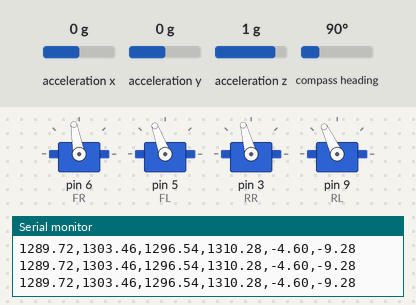
Recording of a sketch running on a simulated Arduino Uno, built with avr-gcc and run on an emulated ATmega328P. Shown: 4 × servo, the last lines printed to the serial monitor. The inputs (shaded band) are chosen by the test bench; at power-on: acceleration x 0 g, acceleration y 0 g, acceleration z 1 g, compass heading 90°.

Above: at 4.2 s.
4.3 s: acceleration x set to -1.4 g
At 5.2 s:
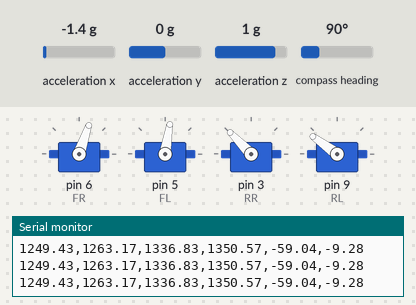
5.8 s: acceleration y set to 0.8 g
At 7.0 s:
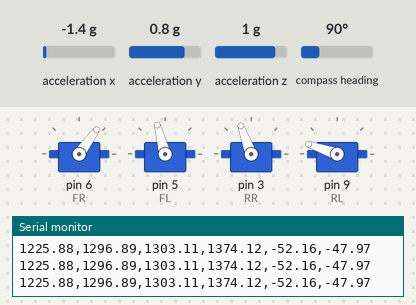
7.3 s: acceleration z set to -1.4 g
At 8.5 s:
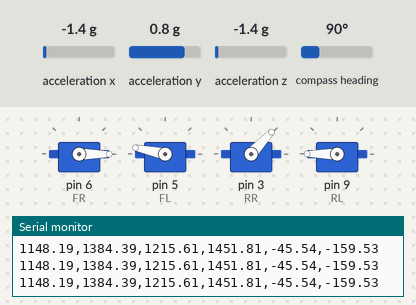
8.8 s: acceleration x set to 0 g
At 9.7 s:
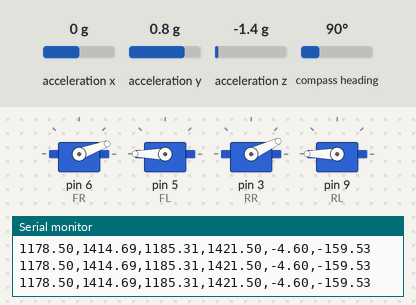
10.3 s: acceleration y set to -1.4 g
At 10.8 s:
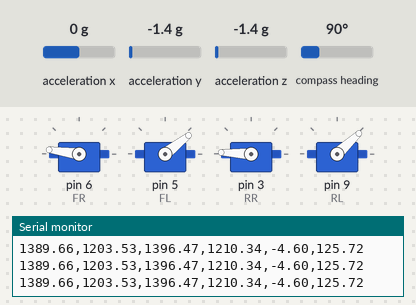
11.8 s: acceleration x set to -0.8 g
At 13.1 s:
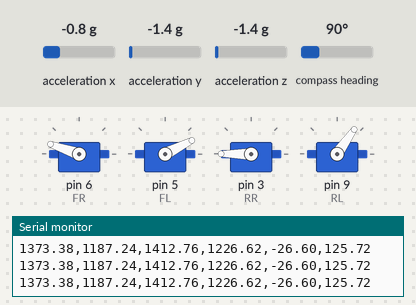
Timing chart, 0 to 14.3 s (numbered marks = the images above; inputs shaded):
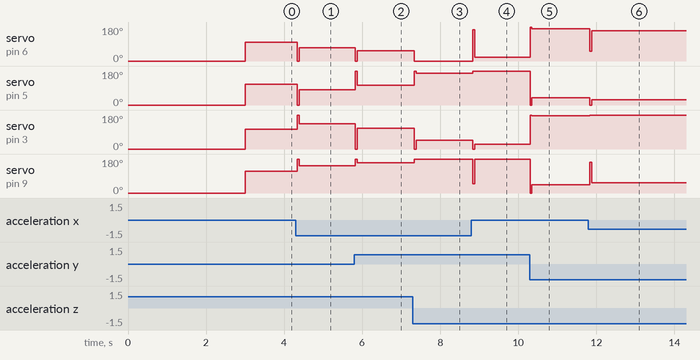

Measured:
- after the input at 4.3 s, servo on pin 6 (FR): 100° → 71° at once; servo on pin 5 (FL): 110° → 81° at once; servo on pin 3 (RR): 105° → 134° at once; servo on pin 9 (RL): 115° → 144° at once
- after the input at 5.8 s, servo on pin 6 (FR): 71° → 54° at once; servo on pin 5 (FL): 81° → 105° at once; servo on pin 3 (RR): 134° → 110° at once; servo on pin 9 (RL): 144° → 161° at once
- after the input at 7.3 s, servo on pin 6 (FR): 54° → 0° at once; servo on pin 5 (FL): 105° → 168° at once; servo on pin 3 (RR): 110° → 47° at once; servo on pin 9 (RL): 161° → 180° at once
- after the input at 8.8 s, servo on pin 6 (FR): 0° → 20° at once; servo on pin 5 (FL): 168° → 180° at once; servo on pin 3 (RR): 47° → 25° at once; servo on pin 9 (RL): 180° → 49° at once, → 180° 0.05 s later
- after the input at 10.3 s, servo on pin 6 (FR): 20° → 172° at once; servo on pin 5 (FL): 180° → 38° at once; servo on pin 3 (RR): 25° → 177° at once; servo on pin 9 (RL): 180° → 43° at once
- after the input at 11.8 s, servo on pin 6 (FR): 172° → 161° at once; servo on pin 5 (FL): 38° → 27° at once; servo on pin 3 (RR): 177° → 180° at once; servo on pin 9 (RL): 43° → 55° at once

The sketch:

PID_balance_arduino_bno055.ino
```cpp
#include "PIDManager.h"
#include "Stabilizer.h"
#include <Servo.h>
//#include "Math.h"

/*---------------ESCs---------------*/
Servo esc_front_left, esc_front_right, esc_rear_left, esc_rear_right;
int FR = 6;
int FL = 5;
int RR = 3;
int RL = 9;
float pwmFR, pwmFL, pwmRR, pwmRL;
/*----------------------------------*/

#define process 'A' // it can be either r for Roll or p for pitch or y for yaw or a for Altituide or c for combined pitch and roll or A for All
#define sensor 55 // 55 for redaing bno only , 390 for redaing bmp only 500 for both


Stabilizer stabilizer;

PIDManager pidManager;
/////////////////PID CONSTANTS///////////////// oscillating then oscillation decreased 0.74027 0.092087 0.12817
float kp = 0.74027;//0.007518;//0.8;//0.06385; //1.3
float ki = 0.092087;//0.000020566;//0.82;//1.2111; //0
float kd = 0.33;//0.66814;//0.000057;//0.00081136; //0.8
float rollConstants[3] = {kp, ki, kd};//kp=1.3 , ki=0.06 , kd=0.09
float pitchConstants[3] = {kp, ki, kd};
float yawConstants[3] = {0.07756, 0.5, 0.001};
float altitudeConstants[3] = {kp, ki, kd};
///////////////////////////////////////////////
PIDAxis roll, pitch, yaw, altitude;


float throttle = 1300; //initial value of throttle to the motors
float minPWM = 1150;
float maxPWM = 1400;
float minPIDValue = -200;
float maxPIDValue = 200;
float roll_desired_angle = 0;
float pitch_desired_angle = 0;
float yaw_desired_angle = 0;
float desired_altitude = 2.5; //This is the height in which we want the
//balance to stay steady


double time, timePrev, elapsedTime;
double responseTime, rTimePrev,rTime;


float serialReceivingInput;

void setup() {
  Serial.begin(9600);

  time = millis();
  rTime = millis();


  setupESCs();
#if sensor==55
  stabilizer.setupBNO();
#elif sensor==390
  stabilizer.setupBMPSPI();
  stabilizer.setBaseline();
#else
  stabilizer.setupBNO();
  stabilizer.setupBMPSPI();
  stabilizer.setBaseline();
#endif
  pidManager.initializePID(roll, pitch, yaw, altitude, rollConstants, pitchConstants, yawConstants, altitudeConstants, minPIDValue,
                           maxPIDValue);


}//end of setup void

void loop() {
  pidManager.roll.setPIDConstants(kp, ki, kd);
  pidManager.pitch.setPIDConstants(kp, ki, kd);

                          // the previous time is stored before the actual time read


#if sensor==55
  stabilizer.readIMUValues();
  time = millis();                        // actual time read
  elapsedTime = (time - timePrev) / 1000; //divide by 1000 in order to obtain seconds

  rTimePrev = rTime;
  pidManager.calculateRollPIDValueWithoutLPF(
    roll_desired_angle,
    stabilizer.roll,
    elapsedTime
  );
  pidManager.calculatePitchPIDValueWithoutLPF(
    pitch_desired_angle,
    stabilizer.pitch,
    elapsedTime
  );
  pidManager.calculateYawPIDValueWithoutLPF(
    yaw_desired_angle,
    stabilizer.yaw,
    elapsedTime
  );
timePrev = time;
#elif sensor==390
  if (! stabilizer.bmp.performReading()) {
    Serial.println("Failed to perform reading :(");
    return;
  }
  stabilizer.readAltitude();
  rTimePrev = rTime;
  pidManager.calculateBMPPIDValue(
    desired_altitude,
    stabilizer.altitude,
    elapsedTime
  );
#else
  stabilizer.readIMUValues();
  stabilizer.readAltitude();
  rTimePrev = rTime;
  pidManager.calculateRollPIDValueWithoutLPF(
    roll_desired_angle,
    stabilizer.roll,
    elapsedTime
  );
  pidManager.calculatePitchPIDValueWithoutLPF(
    pitch_desired_angle,
    stabilizer.pitch,
    elapsedTime
  );
  pidManager.calculateYawPIDValueWithoutLPF(
    yaw_desired_angle,
    stabilizer.yaw,
    elapsedTime
  );
  if (! stabilizer.bmp.performReading()) {
    Serial.println("Failed to perform reading :(");
    return;
  }

  pidManager.calculateBMPPIDValue(
    desired_altitude,
    stabilizer.altitude,
    elapsedTime
  );
#endif


  limitPWM();

#if process=='r'
  printRoll();
  rollTest();

#elif process=='p'
  printPitch();
  pitchTest();

#elif process=='y'
  printYAW();
  yawTest();

#elif process=='a'
//  printHeight();
  pidPressureTest();

#elif process=='c'
  //  printcombined();
  rollPitchTest();

#elif process=='A'
  //  printAll();
  //  Serial.println("Kd = " + (String)kd + " |Roll angle = " + (String) stabilizer.roll + " |pwm Right = " + (String)pwmRR + " |pwm Left = " + (String)pwmFL + " |pid value = " + (String) pidManager.roll.pidValue);
  pidAllTest();
  //  delay(100);

rTime = millis();
responseTime = (rTime - rTimePrev) / 1000;

  //not yet implemented the pid for pitch , roll , altituide and yaw all together
  /* #elif process=='A':
     printPitch();
     rollPitchTest();
  */

#endif


  //  if (Serial.available() > 0) {
  //    serialReceivingInput = Serial.parseFloat();
  //    Serial.println("Desired angle: " + (String) desired_angle);
  //
  //  }
  //  if (serialReceivingInput != 0)
  //    desired_angle = serialReceivingInput;

  //  if (pidManager.roll.error > 8 || pidManager.roll.error < -8) {
  //
  //    kd += 0.0002;
  //  }

  sendDataToExcel();
}//end of loop void


void setupESCs() {
  esc_front_right.attach(FR, minPWM, maxPWM);
  esc_front_left.attach(FL, minPWM, maxPWM);
  esc_rear_right.attach(RR, minPWM, maxPWM);
  esc_rear_left.attach(RL, minPWM, maxPWM);

  esc_front_right.writeMicroseconds(1000);
  esc_front_left.writeMicroseconds(1000);
  esc_rear_right.writeMicroseconds(1000);
  esc_rear_left.writeMicroseconds(1000);

  delay(2000);


}

void updateESCs() {

  esc_front_right.writeMicroseconds(pwmFR);
  esc_front_left.writeMicroseconds(pwmFL);
  esc_rear_right.writeMicroseconds(pwmRR);
  esc_rear_left.writeMicroseconds(pwmRL);
}


void hover() {

  esc_front_right.writeMicroseconds(0);
  esc_front_left.writeMicroseconds(0);
  esc_rear_right.writeMicroseconds(0);
  esc_rear_left.writeMicroseconds(0);
}

void limitPWM() {
  if (pwmFR < minPWM) {
    pwmFR = minPWM;
  }
  if (pwmFR > maxPWM) {
    pwmFR = maxPWM;
  }
  if (pwmFL < minPWM) {
    pwmFL = minPWM;
  }
  if (pwmFL > maxPWM) {
    pwmFL = maxPWM;
  }
  if (pwmRR < minPWM) {
    pwmRR = minPWM;
  }
  if (pwmRR > maxPWM) {
    pwmRR = maxPWM;
  }
  if (pwmRL < minPWM) {
    pwmRL = minPWM;
  }
  if (pwmRL > maxPWM) {
    pwmRL = maxPWM;
  }
}

void rollTest() {
  pwmFR = throttle - pidManager.roll.pidValue;
  pwmRR = throttle - pidManager.roll.pidValue;
  pwmFL = throttle + pidManager.roll.pidValue;
  pwmRL = throttle + pidManager.roll.pidValue;
  updateESCs();
  //    if (pidManager.roll.error < 3 && pidManager.roll.error > -3)
  //        hover();
}


void pitchTest() {
  pwmFR = throttle - pidManager.pitch.pidValue;
  pwmFL = throttle - pidManager.pitch.pidValue;
  pwmRR = throttle + pidManager.pitch.pidValue;
  pwmRL = throttle + pidManager.pitch.pidValue;
  updateESCs();
  //    if (pidManager.pitch.error < 3 && pidManager.pitch.error > -3)
  //        hover();

}

void yawTest() {
  pwmFR = throttle - pidManager.pitch.pidValue;
  pwmFL = throttle + pidManager.pitch.pidValue;
  pwmRR = throttle + pidManager.pitch.pidValue;
  pwmRL = throttle - pidManager.pitch.pidValue;
  updateESCs();
  //    if (pidManager.yaw.error < 3 && pidManager.yaw.error > -3)
  //        hover();
}

void pidPressureTest() {
  //pid signs not tested yet
  pwmFR = throttle - pidManager.altitudeApprox.pidValue ;
  pwmRR = throttle - pidManager.altitudeApprox.pidValue ;
  pwmFL = throttle + pidManager.altitudeApprox.pidValue ;
  pwmRL = throttle + pidManager.altitudeApprox.pidValue ;
  updateESCs();
}
void rollPitchTest() {
  pwmRL = throttle + pidManager.roll.pidValue + pidManager.pitch.pidValue;
  pwmFL = throttle + pidManager.roll.pidValue - pidManager.pitch.pidValue;
  pwmRR = throttle - pidManager.roll.pidValue + pidManager.pitch.pidValue;
  pwmFR = throttle - pidManager.roll.pidValue - pidManager.pitch.pidValue;
  updateESCs();
}
void pidAllTest() {
  pwmRL = throttle + pidManager.roll.pidValue + pidManager.pitch.pidValue ;//+ pidManager.yaw.pidValue;//+ pidManager.altitudeApprox.pidValue;
  pwmFL = throttle + pidManager.roll.pidValue - pidManager.pitch.pidValue ;//- pidManager.yaw.pidValue;//+ pidManager.altitudeApprox.pidValue;//- pidManager.yaw.pidValue ;
  pwmRR = throttle - pidManager.roll.pidValue + pidManager.pitch.pidValue ;//- pidManager.yaw.pidValue;//+ pidManager.altitudeApprox.pidValue;//- pidManager.yaw.pidValue ;
  pwmFR = throttle - pidManager.roll.pidValue - pidManager.pitch.pidValue ;//+ pidManager.yaw.pidValue;//+ pidManager.altitudeApprox.pidValue;//+ pidManager.yaw.pidValue ;
  updateESCs();
}

void printRoll()
{
  //Serial.print(" pidValue:");
  //Serial.print(pidManager.roll.pidValue);
  Serial.print("pwmFR:");
  Serial.print(pwmFR);
  Serial.print(" pwmRR:");
  Serial.print(pwmRR);
  Serial.print(" pwmFL:");
  Serial.print(pwmFL);
  Serial.print(" pwmRL:");
  Serial.print(pwmRL);
  Serial.print(" Roll_Error:");
  Serial.print(pidManager.roll.error);
  Serial.print(" Roll_Angle:");
  Serial.print(stabilizer.roll);
  Serial.println();
}
void printPitch()
{
  //Serial.print(" pidValue:");
  //Serial.print(pidManager.pitch.pidValue);
  Serial.print("pwmFR:");
  Serial.print(pwmFR);
  Serial.print(" pwmFL:");
  Serial.print(pwmFL);
  Serial.print(" pwmRR:");
  Serial.print(pwmRR);
  Serial.print(" pwmRL:");
  Serial.print(pwmRL);
  Serial.print(" Pitch_Error:");
  Serial.print(pidManager.pitch.error);
  Serial.print(" Pitch_Angle:");
  Serial.print(stabilizer.pitch);
  Serial.println();
}
void printYAW()
{
  //Serial.print(" pidValue:");
  //Serial.print(pidManager.yaw.pidValue);
  Serial.print("pwmFR:");
  Serial.print(pwmFR);
  Serial.print(" pwmRL:");
  Serial.print(pwmRL);
  Serial.print(" pwmFL:");
  Serial.print(pwmFL);
  Serial.print(" pwmRR:");
  Serial.print(pwmRR);
  Serial.print(" YAW_Error:");
  Serial.print(pidManager.yaw.error);
  Serial.print(" YAW_Angle:");
  Serial.print(stabilizer.yaw);
  Serial.println();
}
void printHeight() {
//  Serial.print(" Altituide_Error:");
  Serial.print(pidManager.altitudeApprox.error);
  Serial.print(" ");
  Serial.print(stabilizer.altitude);
  Serial.println();
}
void printcombined() {
  Serial.print("pwmFR:");
  Serial.print(pwmFR);
  Serial.print(" pwmFL:");
  Serial.print(pwmFL);
  Serial.print(" pwmRR:");
  Serial.print(pwmRR);
  Serial.print(" pwmRL:");
  Serial.print(pwmRL);
  Serial.print(" Pitch_Error:");
  Serial.print(pidManager.pitch.error);
  Serial.print(" Pitch_Angle:");
  Serial.print(stabilizer.pitch);
  Serial.print(" Roll_Error:");
  Serial.print(pidManager.roll.error);
  Serial.print(" Roll_Angle:");
  Serial.print(" ");
  Serial.print(stabilizer.roll);
  printPIDValuesAll();
  Serial.println();
}

void printAll() {
  //Serial.print(" pidValue:");
  //Serial.print(pidManager.yaw.pidValue);
  Serial.print("pwmFR:");
  Serial.print(pwmFR);
  Serial.print(" pwmRL:");
  Serial.print(pwmRL);
  Serial.print(" pwmFL:");
  Serial.print(pwmFL);
  Serial.print(" pwmRR:");
  Serial.print(pwmRR);
  Serial.print(" Roll_Error:");
  Serial.print(pidManager.roll.error);
  Serial.print(" Roll_Angle:");
  Serial.print(stabilizer.roll);
  Serial.print(" Pitch_Error:");
  Serial.print(pidManager.pitch.error);
  Serial.print(" Pitch_Angle:");
  Serial.print(stabilizer.pitch);
  Serial.print(" YAW_Error:");
  Serial.print(pidManager.yaw.error);
  Serial.print(" YAW_Angle:");
  Serial.print(stabilizer.yaw);
  printPIDValuesAll();
  //    Serial.print(" Altituide_Error:");
  //  Serial.print(pidManager.altitudeApprox.error);
  //  Serial.print(" Altituide:");
  //  Serial.print(stabilizer.altitude);
  Serial.println();
}

void printPWMForResponseVisualization() {
  Serial.print("pwmFR:");
  Serial.print(pwmFR);
  Serial.print(" pwmRL:");
  Serial.print(pwmRL);
  Serial.print(" pwmFL:");
  Serial.print(pwmFL);
  Serial.print(" pwmRR:");
  Serial.print(pwmRR);
}

void printPIDValuesAll() {
  Serial.print("roll pid: ");
  Serial.print(pidManager.roll.pidValue);
  Serial.print(" pitch pid: ");
  Serial.print(pidManager.pitch.pidValue);
  Serial.print(" yaw pid: ");
  Serial.print(pidManager.yaw.pidValue);
}

void printPIDParts() {
  Serial.print("Roll -> ");
  Serial.print("pid value: ");
  Serial.print(pidManager.roll.pidValue);
  Serial.print(" | proportional: ");
  Serial.print(pidManager.roll.proportional);
  Serial.print(" | integral: ");
  Serial.print(pidManager.roll.integral);
  Serial.print(" | derivative: ");
  Serial.print(pidManager.roll.derivative);
  Serial.println();

}

void sendDataToExcel() {
  Serial.print(pwmFR);
  Serial.print(",");
  Serial.print(pwmFL);
  Serial.print(",");
  Serial.print(pwmRR);
  Serial.print(",");
  Serial.print(pwmRL);
  Serial.print(",");
//    Serial.print(stabilizer.yaw);
//  Serial.print(stabilizer.altitude);
//  Serial.print(",");
//  Serial.print(pidManager.altitudeApprox.error);
  //  Serial.print(",");
  //  Serial.print(pidManager.pitch.error);
//    Serial.print(",");
    Serial.print(stabilizer.pitch);
    Serial.print(",");
  //  Serial.print(pidManager.roll.error);
  //  Serial.print(" ");
    Serial.print(stabilizer.roll);
  //  Serial.print(",");
  //  Serial.print(pidManager.roll.pidValue);
  //  Serial.print(",");
  //  Serial.print(pidManager.pitch.pidValue);
  Serial.println();
}
//Call in setup
//void calibrateThrottle(float baseAltitude, float altitude) {
//    float accuracy = 0.25;
//    for (int i = 1040; i < 1500; ++i) {
//        if (altitude > baseAltitude + acuuracy){
//            throttle = i;
//            break;
//        }
//    }
//
//}
```

PIDAxis.cpp
```cpp
//
// Created by Fares on 10/20/2022.
//

#include "PIDAxis.h"
#include "Arduino.h" //To allow Serial.print() in cpp file


PIDAxis::PIDAxis() {

}

PIDAxis::~PIDAxis() {}

void PIDAxis::initializeParameters(
  float setPoint,
  float processPoint,
  float tau
) {
  this->setPoint = setPoint;
  this->processPoint = processPoint;
  this->tau = tau;
}

void PIDAxis::initializePIDAxis(float k_p, float k_i, float k_d) {
  proportional = 0;
  integral = 0;
  derivative = 0;
  pidValue = 0;
  setPIDConstants(k_p, k_i, k_d);
  //    Serial.println((String) kp + " " + (String) ki + " " + (String) kd);
}

void PIDAxis::setPIDConstants(float k_p, float k_i, float k_d) {
  kp = k_p;
  ki = k_i;
  kd = k_d;
}


float PIDAxis::calculatePIDValueWithoutLPF(
  float setPoint,
  float processPoint,
  float minLimit,
  float maxLimit,
  double sampleTime
) {
  initializeParameters(setPoint, processPoint, 0);

  error = this->setPoint - this->processPoint;

  proportional = kp * error;

  //Remove sampleTime from calculation
  if (error > -3 && error < 3) {
    integral += ki * sampleTime * error;
  }


  //Remove sampleTime from calculation

  derivative = kd * ((error - previousError) / sampleTime);

  pidValue = proportional + integral + derivative;

  //    Serial.print((String) kp + " " + (String) ki + " " + (String) kd + "  ");
  //    Serial.println("calculated -> p = " + (String) proportional + ", i = " + (String) integral + ", d = " +
  //                   (String) derivative + ", pid = " + (String) pidValue);
  if (pidValue < minLimit)
    pidValue = minLimit;

  if (pidValue > maxLimit)
    pidValue = maxLimit;


  previousError = error;
  previousProcessPoint = this->processPoint; //Not used here

  return pidValue;
}
```

PIDAxis.h
```cpp
//
// Created by Fares on 10/20/2022.
//

#ifndef PID_BALANCE_ARDUINO_PIDAXIS_H
#define PID_BALANCE_ARDUINO_PIDAXIS_H


class PIDAxis {
private:
    void initializeParameters(
            float setPoint,
            float processPoint,
            float tau
    );

public:
    PIDAxis();


    ~PIDAxis();

    float setPoint, processPoint, previousProcessPoint;
    float error, previousError;
    float proportional, integral, derivative, pidValue;
    float tau = 0.02;
    float kp, ki, kd;
//    double sampleTime;


    void initializePIDAxis(float k_p, float k_i, float k_d);
    void setPIDConstants(float k_p, float k_i, float k_d);


    float calculatePIDValueWithoutLPF(
            float setPoint,
            float processPoint,
            float minLimit,
            float maxLimit,
            double sampleTime
    );
};


#endif //PID_BALANCE_ARDUINO_PIDAXIS_H
```

PIDManager.cpp
```cpp
//
// Created by Fares on 10/19/2022.
//

#include "PIDManager.h"

PIDManager::PIDManager() {}

PIDManager::~PIDManager() {}

void PIDManager::initializePID(PIDAxis roll, PIDAxis pitch, PIDAxis yaw,PIDAxis altitudeApprox, float *rollConstants, float *pitchConstants,
                               float *yawConstants,float *altitudeConstants, float minLimit, float maxLimit) {
    this->roll = roll;
    this->pitch = pitch;
    this->yaw = yaw;
    this->altitudeApprox=altitudeApprox;
    this->minLimit = minLimit;
    this->maxLimit = maxLimit;

    this->roll.initializePIDAxis(rollConstants[0], rollConstants[1], rollConstants[2]);
    this->pitch.initializePIDAxis(pitchConstants[0], pitchConstants[1], pitchConstants[2]);
    this->yaw.initializePIDAxis(yawConstants[0], yawConstants[1], yawConstants[2]);
    this->altitudeApprox.initializePIDAxis(altitudeConstants[0], altitudeConstants[1], altitudeConstants[2]);
}


float PIDManager::calculateRollPIDValueWithoutLPF(
        float setPoint,
        float processPoint,
        double sampleTime) {
    return roll.calculatePIDValueWithoutLPF(
            setPoint,
            processPoint,
            minLimit, maxLimit,
            sampleTime
    );
}

float PIDManager::calculatePitchPIDValueWithoutLPF(
        float setPoint,
        float processPoint,
        double sampleTime) {
    return pitch.calculatePIDValueWithoutLPF(
            setPoint,
            processPoint,
            minLimit, maxLimit,
            sampleTime
    );
}

float PIDManager::calculateYawPIDValueWithoutLPF(
        float setPoint,
        float processPoint,
        double sampleTime) {
    return yaw.calculatePIDValueWithoutLPF(
            setPoint,
            processPoint,
            minLimit, maxLimit,
            sampleTime
    );
}

float PIDManager::calculateBMPPIDValue(float setPoint, float processPoint, double sampleTime) {
    return altitudeApprox.calculatePIDValueWithoutLPF(setPoint, processPoint, minLimit, maxLimit, sampleTime);
}
```

Source omitted: PIDManager.h (1321 bytes), Stabilizer.cpp (2246 bytes), Stabilizer.h (852 bytes)
